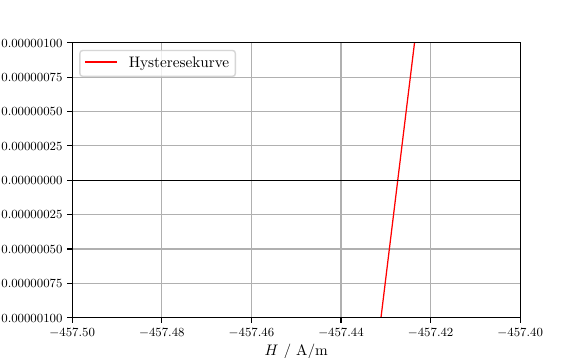

Generate this figure with Python:
import matplotlib; matplotlib.use('agg')
import matplotlib.pyplot as plt
import numpy as np
from scipy.optimize import curve_fit
from uncertainties import ufloat

N = 595
r = 0.13

I = np.array( [0, 1, 2, 3, 4, 5, 6, 7, 8, 9, 10, 9, 8, 7, 6, 5, 4, 3, 2, 1, 0, -1, -2, -3, -4, -5, -6, -7, -8, -9, -10, -9, -8, -7, -6, -5, -4, -3, -2, -1, 0, 1, 2, 3, 4, 5, 6, 7, 8, 9, 10])

BHY = [-0.002562, 0.1342, 0.2923, 0.4011, 0.4765, 0.5298, 0.5732, 0.6084, 0.6384, 0.6648, 0.6888, 0.6736, 0.6557, 0.6365, 0.6137, 0.5858, 0.551, 0.5047, 0.4443, 0.3151, 0.1222, -0.0724, -0.2428, -0.3738, -0.4632, -0.5232, -0.5695, -0.6055, -0.6365, -0.6642, -0.6894, -0.6739, -0.656, -0.6369, -0.6138, -0.5856, -0.5511, -0.5066, -0.4436, -0.3146, -0.122, 0.07566, 0.2465, 0.3827, 0.4661, 0.5257, 0.5716, 0.6063, 0.6365, 0.664, 0.6875]

H = (I * N) / (2*np.pi * r)  #Berechnung der äußeren Feldes einer Toroidspule

plt.plot(H, BHY, 'r', linewidth = 0.9, label = 'Hysteresekurve')

xdata = np.linspace(-8000,8000,10000)
ydata = np.linspace(-0.75, 0.75, 10000)
plt.plot(xdata, 0+xdata*0, 'black', linewidth = 0.7)
plt.plot(0+0*ydata, ydata, 'black', linewidth = 0.7)

#plt.annotate(r'Koerzitivfeldstärke', xy=(-461.29, 0), xytext=(-6000, 0.3),
#           arrowprops=dict(facecolor='black', shrink=0.05, width = 0.7, headwidth = 5.6))
#
plt.legend()
plt.xlabel('$H$ / A/m')
plt.ylabel('$B$ / T')
plt.xlim(-457.5,-457.4)
plt.ylim(-0.000001,0.000001)
plt.grid()
plt.savefig('quatsch.pdf')
plt.close()
